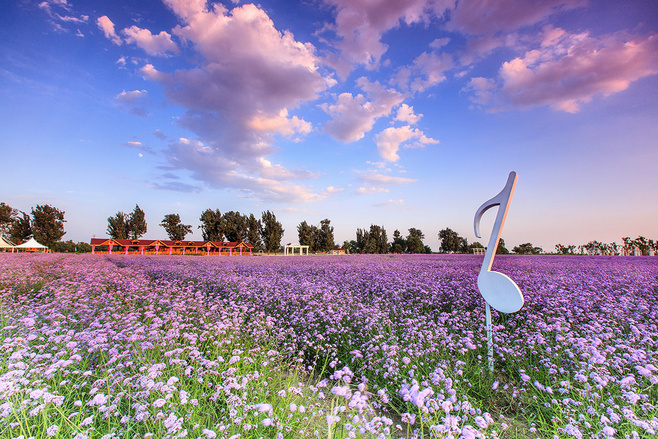
//> input picture chapter01/【1】OpenCV开发环境的配置/1_HelloOpenCV/1.jpg, 658 x 439 px, given in place of the camera
$ ./cannyVideo   (built with g++ and OpenCV 4)
//> lines starting //> are read from the running program, lines starting //| are printed output that depends on the picture
//--------------------------------------【程序说明】-------------------------------------------
//		程序说明：《OpenCV3编程入门》OpenCV3版书本配套示例程序
//		程序描述：使用VideoCapture类调用摄像头读入视频并通过canny算子处理后显示
//		开发测试所用操作系统： Windows 10 64bit
//		开发测试所用IDE版本：Visual Studio 2013
//		开发测试所用OpenCV版本：	3.1.0
//		2017年6月 Created by Xchen
//		2017年6月 Revised by Xchen
//------------------------------------------------------------------------------------------------
#include <opencv2/opencv.hpp>

using namespace cv;

int main(){
	VideoCapture camera(0);
	printf("the version of opencv is "CV_VERSION);
	Mat edge;
	while (1){
		Mat frame;
		camera >> frame;
//> frame is the input picture: 439 rows x 658 cols, CV_8UC3; mean B, G, R 167.8, 138.3, 146
		cvtColor(frame, edge, COLOR_BGR2GRAY);
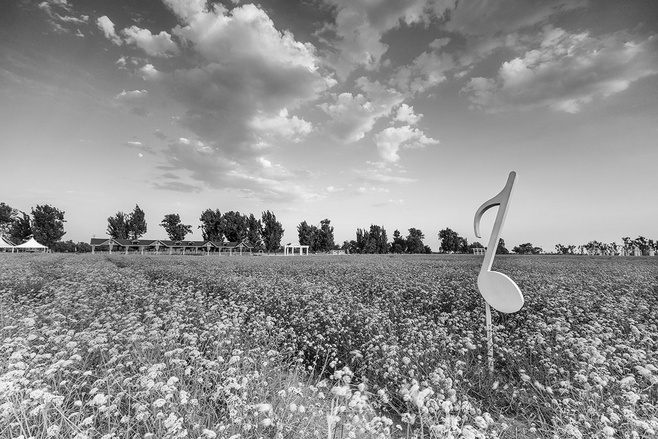
//> edge: 439 rows x 658 cols, CV_8UC1; min 0, max 255, mean 144
		blur(edge, edge, Size(7, 7));
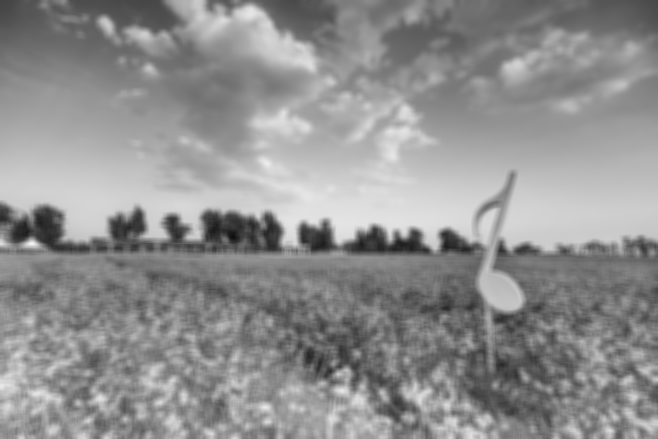
//> edge: 439 rows x 658 cols, CV_8UC1; min 14, max 244, mean 144
		Canny(edge, edge, 3, 10, 3);
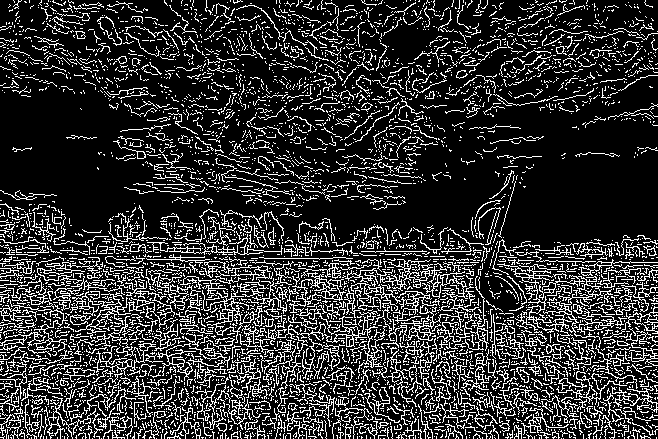
//> edge: 439 rows x 658 cols, CV_8UC1; 19.6% white in thin lines or dots
		imshow("CannyVideo", edge);
		if (waitKey(30) > 0){
//> the Esc key is pressed
			imwrite("canny.jpg", edge);//退出前存储最后一帧的图片
			break;
		}
	}
	return 0;
}
